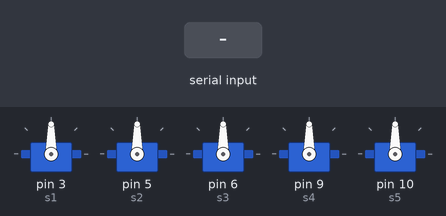
Bench run of a sketch on a simulated Arduino Uno, built with avr-gcc and run on an emulated ATmega328P. On the bench: 5 × servo. The inputs (shaded band) are chosen by the test bench.

Above: at 1.2 s.
1.3 s: "90,45,200\n" received over Serial
At 3.9 s:
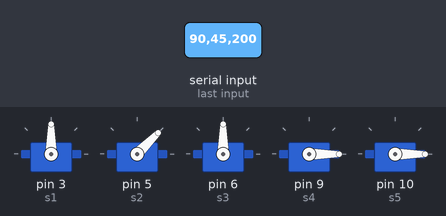
4.3 s: "30,150,10\n" received over Serial
At 7.1 s:
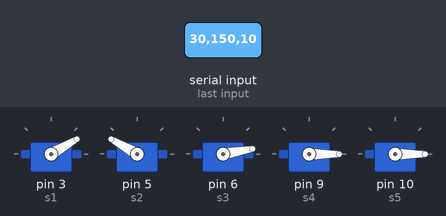
7.3 s: "90,45,200,10\n" received over Serial
At 9.0 s:
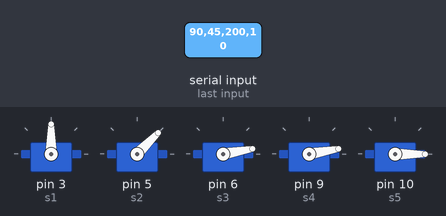
9.8 s: "1,90,45\n" received over Serial
At 12.6 s:
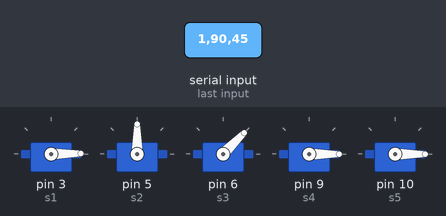
12.8 s: "90,45,200\n" received over Serial
At 15.6 s:
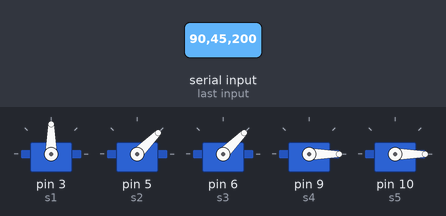
15.8 s: "30,150,10,200\n" received over Serial
At 17.8 s:
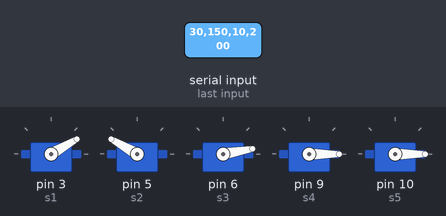
Timing chart, 0 to 19.3 s (numbered marks = the images above; inputs shaded):
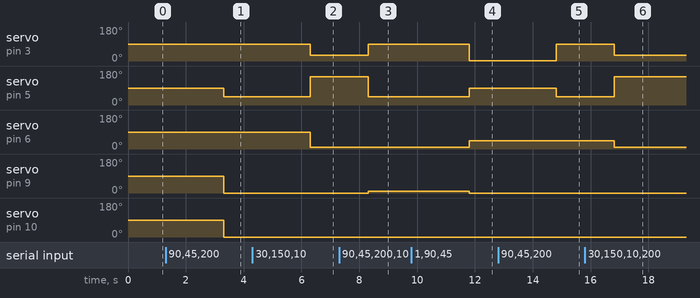

Measured:
- after the input at 1.3 s, servo on pin 5 (s2): 90° → 45° after 2.0 s; servo on pin 9 (s4), servo on pin 10 (s5): 90° → 0° after 2.0 s
- after the input at 4.3 s, servo on pin 3 (s1): 90° → 30° after 2.0 s; servo on pin 5 (s2): 45° → 150° after 2.0 s; servo on pin 6 (s3): 90° → 10° after 2.0 s
- after the input at 7.3 s, servo on pin 3 (s1): 30° → 90° after 1.0 s; servo on pin 5 (s2): 150° → 45° after 1.0 s; servo on pin 9 (s4): 0° → 10° after 1.0 s
- after the input at 9.8 s, servo on pin 3 (s1): 90° → 1° after 2.0 s; servo on pin 5 (s2): 45° → 90° after 2.0 s; servo on pin 6 (s3): 10° → 45° after 2.0 s; servo on pin 9 (s4): 10° → 0° after 2.0 s
- after the input at 12.8 s, servo on pin 3 (s1): 1° → 90° after 2.0 s; servo on pin 5 (s2): 90° → 45° after 2.0 s
- after the input at 15.8 s, servo on pin 3 (s1): 90° → 30° after 1.0 s; servo on pin 5 (s2): 45° → 150° after 1.0 s; servo on pin 6 (s3): 45° → 10° after 1.0 s

The sketch:

handMotors.ino
```cpp
#include <Servo.h>

Servo s1;
Servo s2;
Servo s3;
Servo s4;
Servo s5;

void setup() {
  Serial.begin(9600);
  s1.attach(3);
  s2.attach(5);
  s3.attach(6);
  s4.attach(9);
  s5.attach(10);
}

void loop() {
  if (Serial.available() >= 5) {
    int angle1 = Serial.parseInt();
    int angle2 = Serial.parseInt();
    int angle3 = Serial.parseInt();
    int angle4 = Serial.parseInt();
    int angle5 = Serial.parseInt();

    // Basic angle range check (0–180) for each
    if (angle1 >= 0 && angle1 <= 180)
    {
      s1.write(angle1);
    }

    if(angle2 >= 0 && angle2 <= 180)
    {
      s2.write(angle2);
    }

    if(angle3 >= 0 && angle3 <= 180)
    {
      s3.write(angle3);
    }

    if(angle4 >= 0 && angle4 <= 180)
    {
      s4.write(angle4);
    }

    if(angle5 >= 0 && angle5 <= 180)
    {
      s5.write(angle5);
    }
  }
}
```
